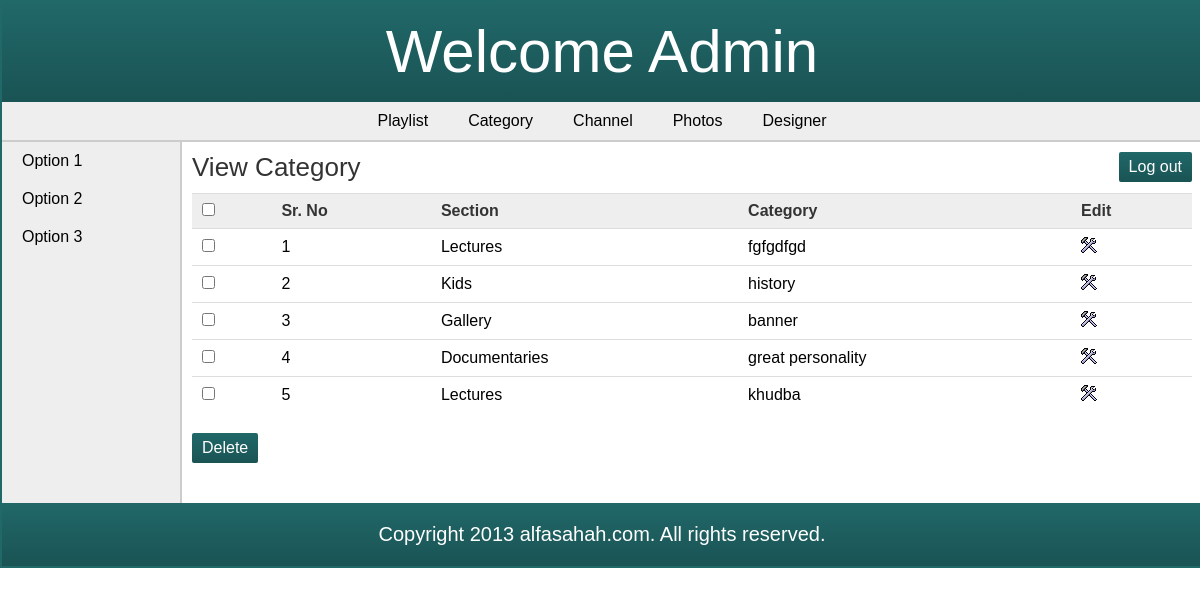
Screenshot of /admin/view_category.php with the database file from the repository.
### tables this page shows
CREATE TABLE IF NOT EXISTS `category` (
  `category_id` int(11) NOT NULL AUTO_INCREMENT,
  `category_name` varchar(50) NOT NULL,
  `section_id` int(11) NOT NULL,
  PRIMARY KEY (`category_id`),
  KEY `section_id` (`section_id`)
);

CREATE TABLE IF NOT EXISTS `section` (
  `section_id` int(11) NOT NULL AUTO_INCREMENT,
  `section_name` varchar(25) NOT NULL,
  `meta_title` varchar(100) NOT NULL,
  `meta_desc` varchar(1000) NOT NULL,
  `meta_keywords` varchar(1000) NOT NULL,
  PRIMARY KEY (`section_id`)
);

### admin/view_category.php (the view, shortened to what this page needs)
<?php
	require('../includes/config.php');
	$query_selectCategory = "SELECT category.category_name,category.category_id,section.section_name,section.section_id FROM category,section WHERE section.section_id=category.section_id";
	$result_selectCategory = $con->query($query_selectCategory);
?>
<!DOCTYPE html>
<html>
<head>
	<link rel="stylesheet" href="../includes/main_style.css" >
</head>
<body>
	<?php
		include("../includes/header_admin.inc.php");
		include("../includes/nav_admin.inc.php");
		include("../includes/aside_admin.inc.php");
	?>
	<section>
		<h1>View Category</h1>
		<?php if($result_selectCategory->num_rows > 0){ ?>
		<form action="" method="POST" class="form" id="formDelete">
		<table class="table_displayData">
			<tr>
				<th> <input type="checkbox" onClick="toggle(this)" /> </th>
				<th> Sr. No </th>
				<th> Section </th>
				<th> Category </th>
				<th> Edit </th>
			</tr>
			<?php $i=1; while($row_selectCategory = $result_selectCategory->fetch_array()){ ?>
			<tr>
				<td> <input type="checkbox" name="chkId[]" value="<?php echo $row_selectCategory['category_id']; ?>" id="chk[]" /> </td>
				<td> <?php echo $i; ?> </td>
				<td> <?php echo $row_selectCategory['section_name']; ?> </td>
				<td> <?php echo $row_selectCategory['category_name']; ?> </td>
				<td> <a href="edit_category.php?id=<?php echo $row_selectCategory['category_id']; ?>"><img src="../images/edit.png" alt="edit" /></a> </td>
			</tr>
			<?php $i++; } ?>
		</table>
		<input type="button" value="Delete" class="submit_button" onclick="clicked();"/>
		</form>
		<?php } else { echo "<h2>No category found</h2>"; } ?>
	</section>
	<?php
		include("../includes/footer_admin.inc.php");
	?>
</body>
</html>

### includes/main_style.css (style rules this page uses)
* { font-family: arial,sans-serif; margin:0px; padding:0px; }
body { width:1200px; margin:auto; border:2px solid #216869; }
a { text-decoration:none; }
.submit_button { font-size:16px; margin-top:20px; margin-right:20px; padding:6px 10px; background:-webkit-linear-gradient(top,#216869,#1a5354); background: -moz-linear-gradient(top,#216869,#1a5354); filter: progid:DXImageTransform.Microsoft.Gradient(GradientType=0,StartColorStr='#216869',EndColorStr='#1a5354'); -ms-filter: "progid:DXImageTransform.Microsoft.Gradient(GradientType=0,StartColorStr='#216869',EndColorStr='#1a5354')"; background: -ms-linear-gradient(#216869, #1a5354); background-image:-webkit-gradient(linear, 50% 0%, 50% 100%, color-stop(0%, #216869), color-stop(100%, #1a5354)); border:none; color:white; -webkit-border-radius:2px; }
section { width:1000px; padding:10px; padding-bottom:40px; }
section h1 { margin-bottom:10px; font-weight:normal; color:#333; font-size: 26px; }
table { border-collapse: collapse; width:100%; }
.table_displayData td, .table_displayData th { border-top:1px solid #ddd; padding: 8px 10px; text-align: left; }
.table_displayData th { background-color:#eee; color:#333; }
td { border-left: 0px none; border-right: 0px none; }

### rows the page displays
category: section.section_name "Lectures", category_name "fgfgdfgd"
category: section.section_name "Kids", category_name "history"
category: section.section_name "Gallery", category_name "banner"
category: section.section_name "Documentaries", category_name "great personality"
category: section.section_name "Lectures", category_name "khudba"
